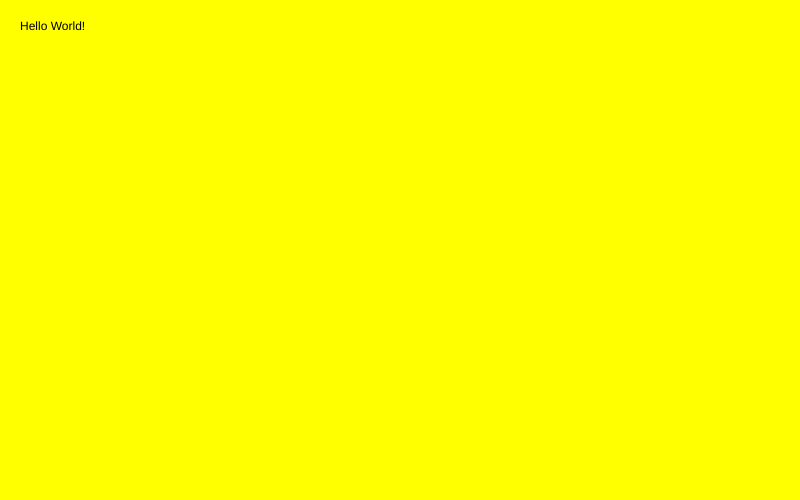
Frame 1 (no input)
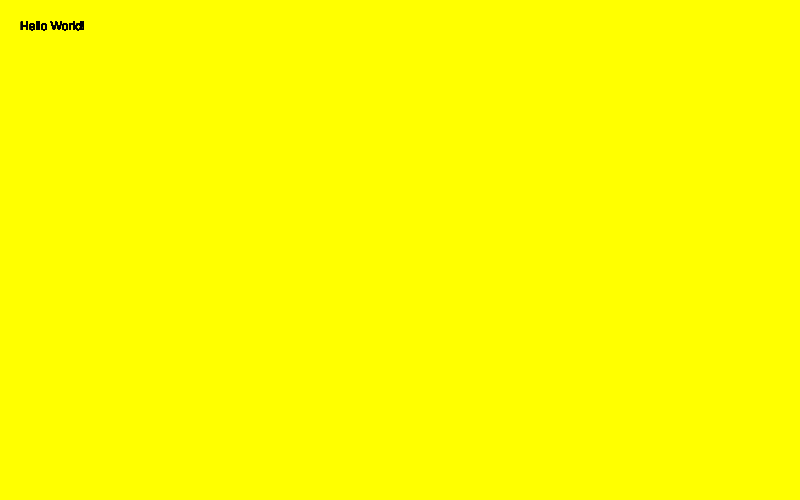
Frame 60 (no input)
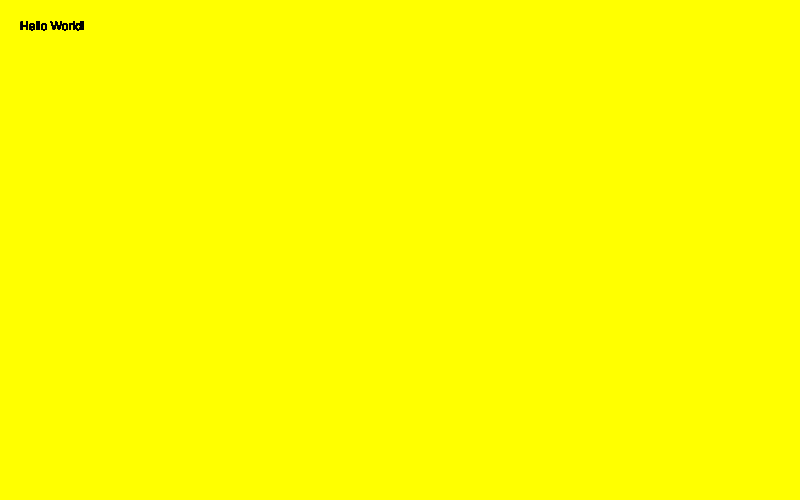
Frame 120 (the mouse pressed at the canvas centre since frame 60)

The p5.js sketch that drew these frames (run headless with seeded random() and noise() and a simulated clock; from frame 60 on, the mouse is pressed at the canvas centre):

// p5.js sketch
// ── sketch.js
//select setup function
function setup(){
  //create canvas 800px by 500px
    createCanvas(800, 500)
    //color the background 'yellow'
    background('yellow');
}
function draw() {

text("Hello World!", 20, 30);
}
